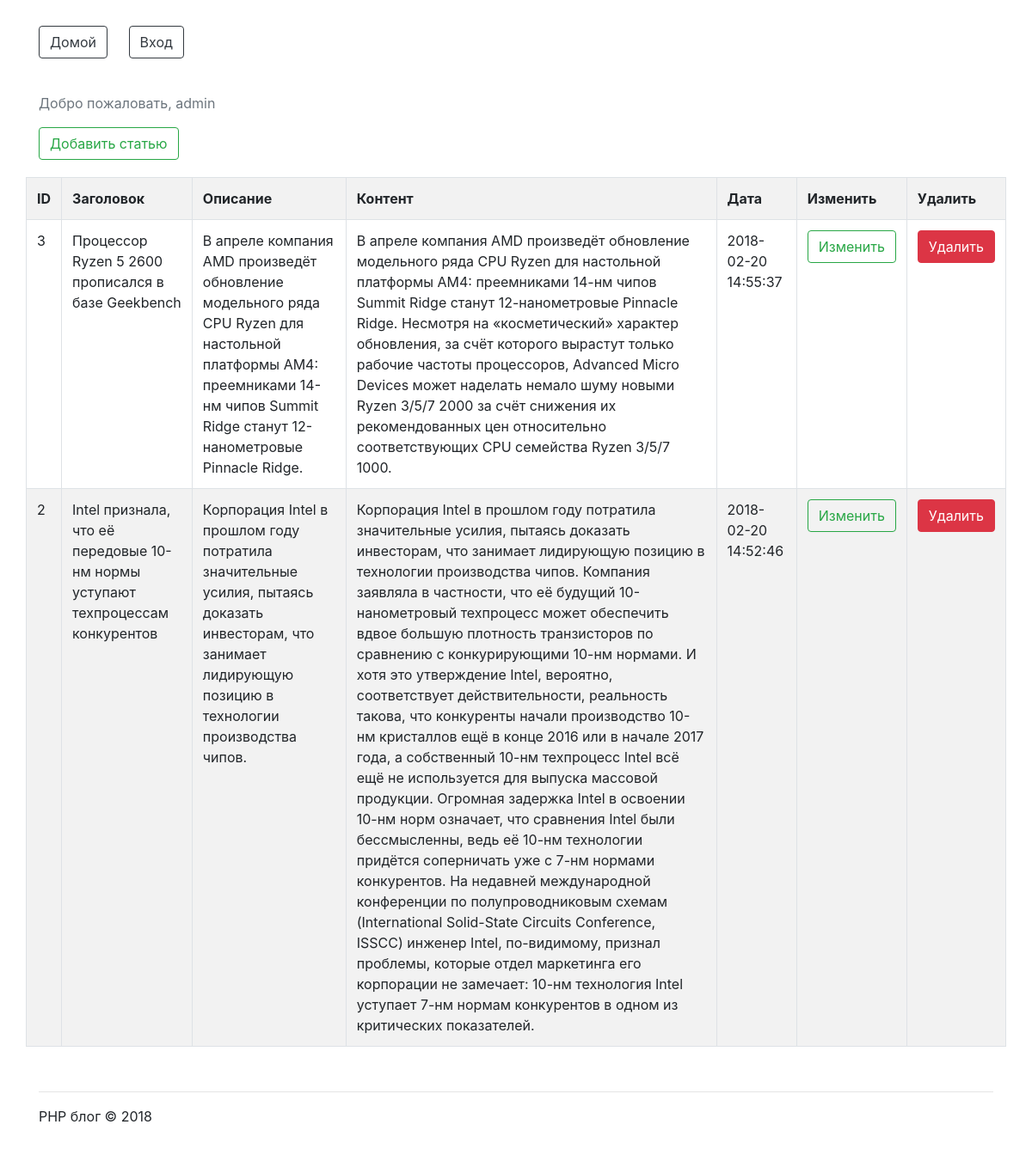
/admin/admin.php (signed in), run on the app's committed database.
### tables this page shows
CREATE TABLE `posts` (
  `id` int(11) NOT NULL,
  `title` varchar(255) NOT NULL,
  `description` varchar(255) NOT NULL,
  `content` text NOT NULL,
  `date` timestamp NOT NULL DEFAULT CURRENT_TIMESTAMP
);

### models/Post.php (called while the page is built, shortened)
<?php
function post_all($db)
{
    $query = 'SELECT * FROM posts ORDER BY date DESC';
    $result = mysqli_query($db,$query);
    $posts = mysqli_fetch_all($result,MYSQLI_ASSOC);
    return $posts;
}

### views/posts_admin.php (the view)
<div class="text-muted container">
    <p>Добро пожаловать, <?=$_SESSION['login']?></p>
    <a href="/admin/admin.php?action=add_post" class="btn btn-outline-success">Добавить статью</a>
</div>
<div style="margin-left: 20px; margin-right: 20px">
<table class="table table-striped table-bordered">
    <tr>
        <th>ID</th>
        <th>Заголовок</th>
        <th>Описание</th>
        <th>Контент</th>
        <th>Дата</th>
        <th>Изменить</th>
        <th>Удалить</th>
    </tr>
    <?php foreach($posts as $post): ?>
        <tr>
            <td><?=$post['id']?></td>
            <td><?=$post['title']?></td>
            <td><?=$post['description']?></td>
            <td><?=$post['content']?></td>
            <td><?=$post['date']?></td>
            <td><a href="
            /admin/admin.php?action=edit&id=<?=$post['id']?>" class="btn btn-outline-success">Изменить</a></td>
            <td><a href="
            /admin/admin.php?action=delete&id=<?=$post['id']?>" class="btn btn-danger">Удалить</a></td>
        </tr>
    <?php endforeach ?>
</table>
</div>

### admin/admin.php (shortened to what this page needs)
<?php session_start();
if (isset($_SESSION['login']) and isset($_SESSION['password'])): ?>
<?php
require_once '../db/db.php';
require_once '../models/Post.php';
$db = db_connect();
$posts = post_all($db);?>
<?php if(!isset($_GET['action'])): ?>
<?php
include_once '../views/_header.php';
include_once '../views/posts_admin.php';
include_once '../views/_footer.php'
?>
<?php endif; ?>
<?php endif; ?>

### views/_header.php (shortened to what this page needs)
<!doctype html>
<html lang="en">
<head>
    <link rel="stylesheet" href="/bootstrap/css/bootstrap.css" type="text/css">
    <link rel="stylesheet" href="/bootstrap/css/style.css" type="text/css">
</head>
<body>
<div class="container mynav">
    <a href="/index.php" class="btn btn-outline-dark">Домой</a>
    <a href="/admin" class="btn btn-outline-dark">Вход</a>
</div>

### views/_footer.php
<div class="container">
<footer>
    <hr>
    <p>PHP блог &copy; <?=date('Y')?></p>
</footer>
</div>
</body>
</html>

### data on the page
posts: id "3", title "Процессор Ryzen 5 2600 прописался в базе Geekbench", description "В апреле компания AMD произведёт обновление модельного ряда CPU Ryzen для настольной платформы AM4: преемниками 14-нм чипов Summit Ridge станут 12-нанометровые Pinnacle Ridge.", content "В апреле компания AMD произведёт обновление модельного ряда CPU Ryzen для настольной платформы AM4: преемниками 14-нм чипов Summit Ridge станут 12-нанометровые Pinnacle Ridge. Несмотря на «косметический» характер обновления, за счёт которого вырастут только рабочие частоты процессоров, Advanced Micro Devices может наделать немало шуму новыми Ryzen 3/5/7 2000 за счёт снижения их рекомендованных цен относительно соответствующих CPU семейства Ryzen 3/5/7 1000.", date "2018-02-20 14:55:37"
posts: id "2", title "Intel признала, что её передовые 10-нм нормы уступают техпроцессам конкурентов", description "Корпорация Intel в прошлом году потратила значительные усилия, пытаясь доказать инвесторам, что занимает лидирующую позицию в технологии производства чипов.", content "Корпорация Intel в прошлом году потратила значительные усилия, пытаясь доказать инвесторам, что занимает лидирующую позицию в технологии производства чипов. Компания заявляла в частности, что её будущий 10-нанометровый техпроцесс может обеспечить вдвое большую плотность транзисторов по сравнению с конкурирующими 10-нм нормами. И хотя это утверждение Intel, вероятно, соответствует действительности, реальность такова, что конкуренты начали производство 10-нм кристаллов ещё в конце 2016 или в начале 2017 года, а собственный 10-нм техпроцесс Intel всё ещё не используется для выпуска массовой продукции. Огромная задержка Intel в освоении 10-нм норм означает, что сравнения Intel были…", date "2018-02-20 14:52:46"

### other printed values
$_SESSION['login'] "admin"
